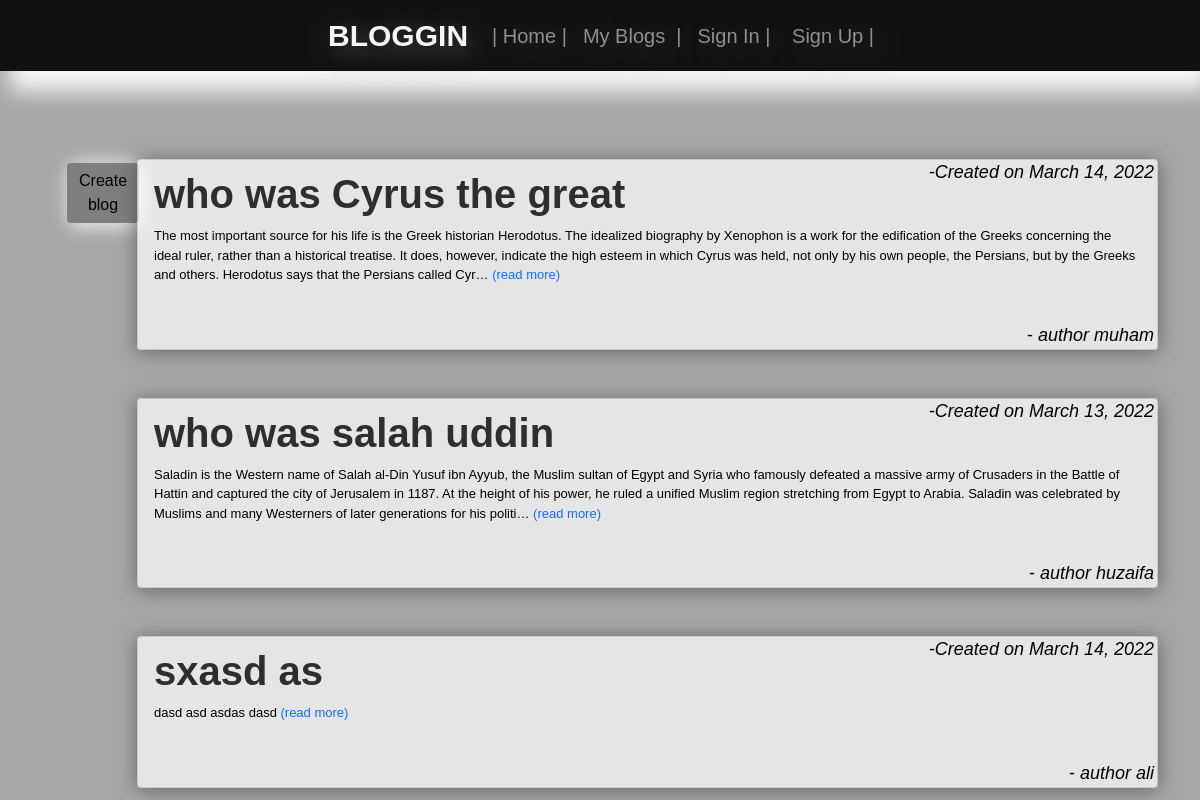
The page / on the database its author committed.
### blog_app/models.py (models this page shows, shortened)
class Blog(models.Model):
    user = models.ForeignKey(User, on_delete=models.CASCADE, null=True)
    title = models.CharField(max_length=60, blank=False)
    content = models.TextField(max_length=100000, null=True)
    updated = models.DateField(auto_now_add=True, null=True)
    date_created = models.DateField(auto_now=True, blank=True)
    def get_absolute_url(self):
        return reverse('blog-detail', kwargs={'pk': self.id})

### blog_app/views.py (the view)
# urls.py: path('', ListBlog.as_view(), name='home'),
class ListBlog(ListView):
    model = Blog
    context_object_name = 'blogs'
    template_name = 'blog_app/home.html'
    def get_context_data(self, **kwargs):
        context = super().get_context_data(**kwargs)
        context['user'] = self.request.user
        return context

### blog_app/templates/blog_app/home.html (shortened to what this page needs)
{% extends 'main.html' %}
{% load static %}
{% block content %}
<div class="container txt">
    <div class="row">
        <div class="col-md-1">
            <div class="w-25 mt-5 bt-create">
                <a href="{% url 'blog-create' %}"><button class="btn btn-primary btn-block bt1 my-1">Create blog</button></a>
            </div>
        </div>
        <div class="col-md-11">
            {% for blog in blogs %}
            <div class="card mt-5 clr" style="position: relative;">
                <div class="row">
                    <div class="col-md-3 crt">
                        <div class="athr"><i>-Created on {{ blog.date_created|date }}</i></div>
                    </div>
                    <div class="col-md-9 mt-5">
                        <a href="{{ blog.get_absolute_url }}" style="text-decoration: none; color: rgba(0, 0, 0, 0.8);"><h1 class="mx-3" style="font-weight: bold; margin-top: -5%;">{{ blog.title }}</h1></a>
                    </div>
                </div>
                <div class="row">
                    <div class="col-md-12">
                        <p class="mx-3" style="font-size: 13px;">{{ blog.content|truncatechars:400 }}
                            <span><a href="{{ blog.get_absolute_url }}" style="text-decoration: none">(read more)</a></span>
                        </p>
                    </div>
                </div>
                <div class="row py-4">
                </div>
                <div class="athr">-<i> author {{ blog.user }}</i></div>
            </div>
            {% endfor %}
        </div>
        </div>
    </div>
{% endblock content %}

### templates/main.html (shortened to what this page needs)
{% load static %}
<!DOCTYPE html>
<html lang="en">
<head>
    <link href="https://cdn.jsdelivr.net/npm/bootstrap@5.1.3/dist/css/bootstrap.min.css" rel="stylesheet"
>
    <link rel="stylesheet" href="{% static 'css/main.css' %}">
</head>
<body class="main-page">
    {% include 'navbar.html' %}
    <div class="row">
        <div class="col-md-12" style="height: 40px; position: relative;">
        </div>
    </div>
    {% block content %}
    {% endblock content %}
</body>
</html>

### templates/navbar.html (shortened to what this page needs)
<nav class="navbar navbar-expand-lg navbar-dark f2">
    <div class="container" style="width: fit-content;">
        <a class="navbar-brand dp" href="{% url 'home' %}"><strong>BLOGGIN</strong></a>
        <div class="collapse navbar-collapse" id="navbarNav">
            <ul class="navbar-nav" style="color: rgba(22, 22, 22, 0.8);">
                <li class="nav-item lc">
                    <a class="nav-link" href="{% url 'home' %}">|&nbsp;Home&nbsp;|</a>
                </li>
                <li class="nav-item lc">
                    <a class="nav-link" href="{% url 'my-blogs' %}">My Blogs &nbsp;|</a>
                </li>
            </ul>
            <ul class="navbar-nav ms-auto">
                    {% if user.is_authenticated %}
                    <li class="nav-item lc">
                        <a href="{% url 'account_email' %}" class="nav-link">Change E-mail |</a>
                    </li>
                    <li class="nav-item lc">
                        <a href="{% url 'account_logout' %}" class="nav-link">Sign Out |</a>
                    </li>
                    {% else %}
                    <li class="nav-item lc">
                        <a href="{% url 'account_login' %}" class="nav-link">Sign In |&nbsp;</a>
                    </li>
                    <li class="nav-item lc">
                        <a href="{% url 'account_signup' %}" class="nav-link">Sign Up |</a>
                    </li>
                    {% endif %}
            </ul>
        </div>
    </div>
</nav>

### static/css/main.css (style rules this page uses)
.f2 { font-size: 20px; text-shadow: 6px 6px 30px rgb(99, 99, 99); box-shadow: 10px 20px 20px rgb(255, 255, 255); color: rgb(0, 0, 0); }
.main-page { font-family: 'Helvetica', 'Arial', sans-serif; font-size: 18px; background:rgba(146, 146, 146, 0.8); }
.navbar-dark { background: rgb(0, 0, 0); opacity: 0.9; }
.txt { color: #000000; }
.clr { box-shadow: 0px 2px 20px rgba(73, 73, 73, 0.7); background:rgba(255, 255, 255, 0.7); }
.bt1 { margin-top: 17px; margin-left: 25px; background: rgba(110, 110, 110, 0.7); box-shadow: 3px 2px 20px rgb(253, 253, 253); border: none; color: black; }
.crt { position: absolute; right: 0px; top: 10px; }
.athr { position: absolute; bottom: 0px; right: 3px; }
.dp { font-size:30px; color: rgb(212, 212, 212); margin-left: 10px; }
.lc { color: rgb(252, 252, 252); text-decoration: none; }
.con2,html, body { width: 100%; height: 100%; margin: 0; padding: 0; overflow-x: hidden; }

### rows shown on the page
Blog: date_created "March 14, 2022", title "who was Cyrus the great", content "The most important source for his life is the Greek historian Herodotus. The idealized biography by Xenophon is a work for the edification of the Greeks concerning the ideal ruler, rather than a historical treatise. It does, however, indicate the high esteem in which Cyrus was held, not only by his own people, the Persians, but by the Greeks and others. Herodotus says that the Persians called Cyr…", user "muham"
Blog: date_created "March 13, 2022", title "who was salah uddin", content "Saladin is the Western name of Salah al-Din Yusuf ibn Ayyub, the Muslim sultan of Egypt and Syria who famously defeated a massive army of Crusaders in the Battle of Hattin and captured the city of Jerusalem in 1187. At the height of his power, he ruled a unified Muslim region stretching from Egypt to Arabia. Saladin was celebrated by Muslims and many Westerners of later generations for his politi…", user "huzaifa"
Blog: date_created "March 14, 2022", title "sxasd as", content "dasd asd asdas dasd", user "ali"
